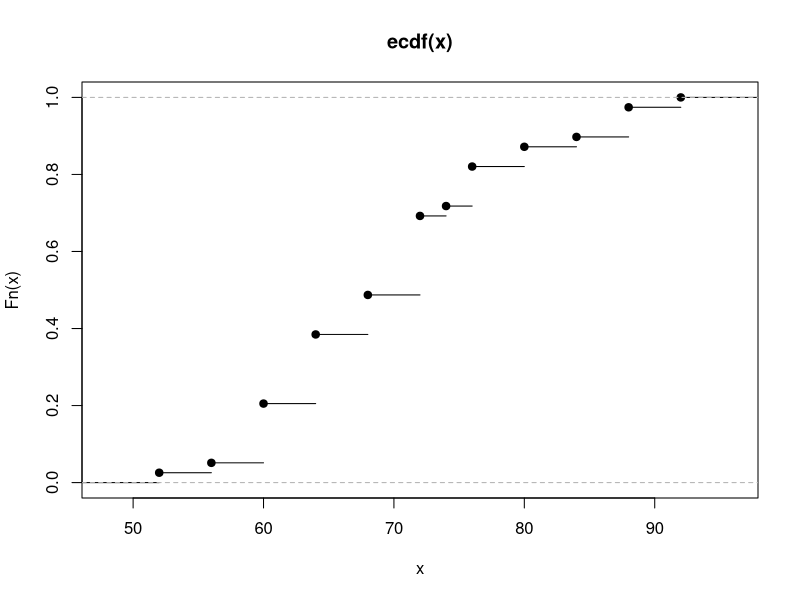
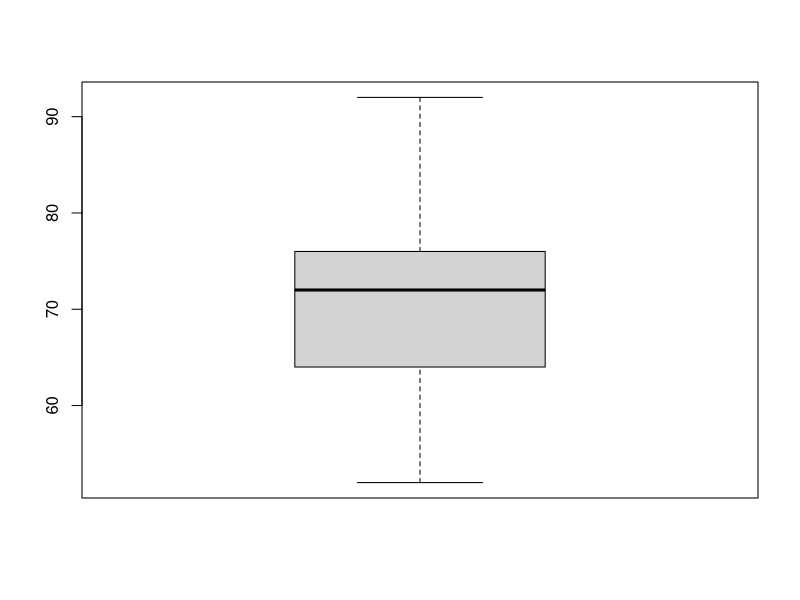
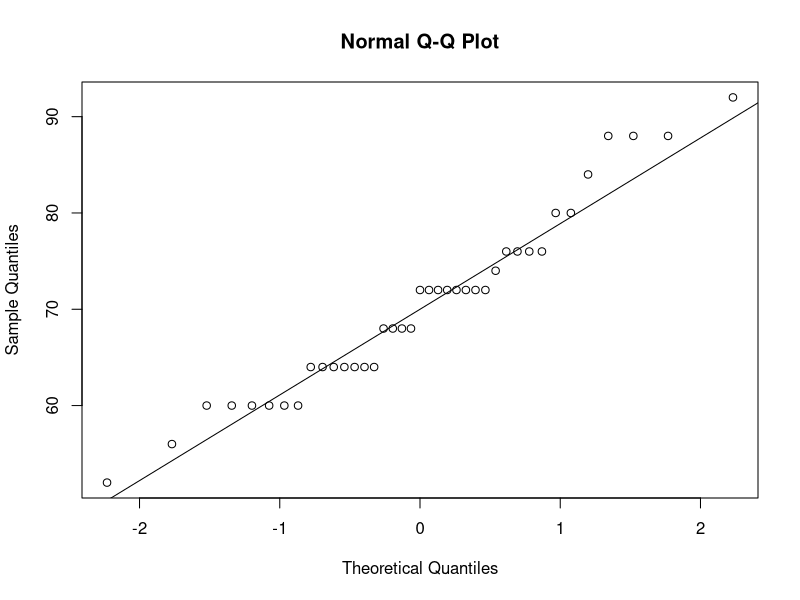
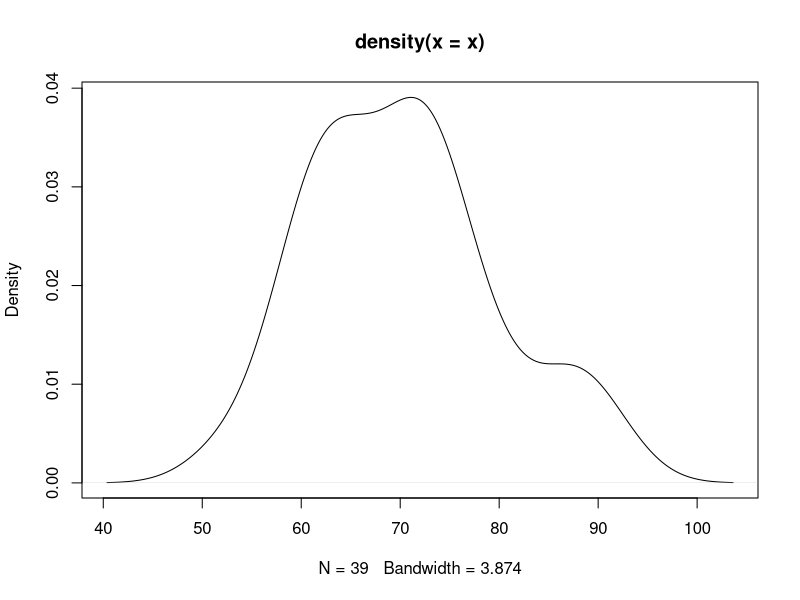

Here is the R script that generated these plots, in order:
x = c(88, 76, 84, 64, 60, 64, 60, 64, 68, 74,
      68, 68, 72, 76, 72, 52, 72, 64, 60, 56,
      72, 88, 80, 76, 64, 72, 60, 76, 88, 72, 
      64, 60, 60, 72, 92, 80, 72, 64, 68)

# a. Step 1: Graph empirical CDF 
plot(ecdf(x))

# b. Create the empirical pmf 
n = length(x)
fx = rep(1/n, n)
muhat = sum(x*fx)
sigma2hat = sum((x-muhat)^2*fx)
muhat
sigma2hat


# c.
medianhat = median(x)
IQR = IQR(x)

medianhat
IQR


# d. Ratio between IQR / sigma
sigmahat = sqrt(sigma2hat)
ratio = IQR / sigmahat
sigmahat
ratio

# e. Boxplot 
boxplot(x)

# f. Normal Probability Plot, 
qqnorm(x)
qqline(x)

# g. Kernel Density Plot
plot(density(x))

# h. 
